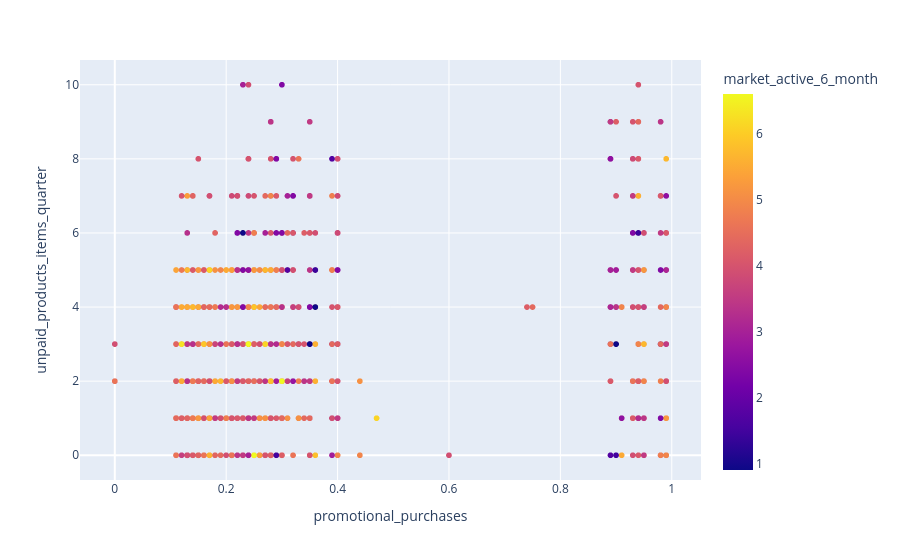

The notebook cell saved with this chart:
### Markdown cell above
Интересных зависимостей не прослеживается.

### Code cell
#market_active_6_month
fig = px.scatter(market_file, x="promotional_purchases", y="unpaid_products_items_quarter", color="market_active_6_month")
fig.show()

### Figure 1 — Plotly figure (JSON) as saved in the notebook; plotly's stock layout.template omitted (floating-point values rounded to 4 significant figures; data arrays with more than 128 entries replaced by an {"elided": "..."} marker saying what was removed)
{"data": [{"hovertemplate": "promotional_purchases=%{x}<br>unpaid_products_items_quarter=%{y}<br>market_active_6_month=%{marker.color}<extra></extra>", "legendgroup": "", "marker": {"color": {"elided": "1300 float values"}, "coloraxis": "coloraxis", "symbol": "circle"}, "mode": "markers", "name": "", "showlegend": false, "type": "scattergl", "x": {"elided": "1300 float values"}, "xaxis": "x", "y": {"elided": "1300 int values"}, "yaxis": "y"}], "layout": {"coloraxis": {"colorbar": {"title": {"text": "market_active_6_month"}}, "colorscale": [[0, "#0d0887"], [0.1111, "#46039f"], [0.2222, "#7201a8"], [0.3333, "#9c179e"], [0.4444, "#bd3786"], [0.5556, "#d8576b"], [0.6667, "#ed7953"], [0.7778, "#fb9f3a"], [0.8889, "#fdca26"], [1, "#f0f921"]]}, "legend": {"tracegroupgap": 0}, "margin": {"t": 60}, "xaxis": {"anchor": "y", "domain": [0, 1], "title": {"text": "promotional_purchases"}}, "yaxis": {"anchor": "x", "domain": [0, 1], "title": {"text": "unpaid_products_items_quarter"}}}}
